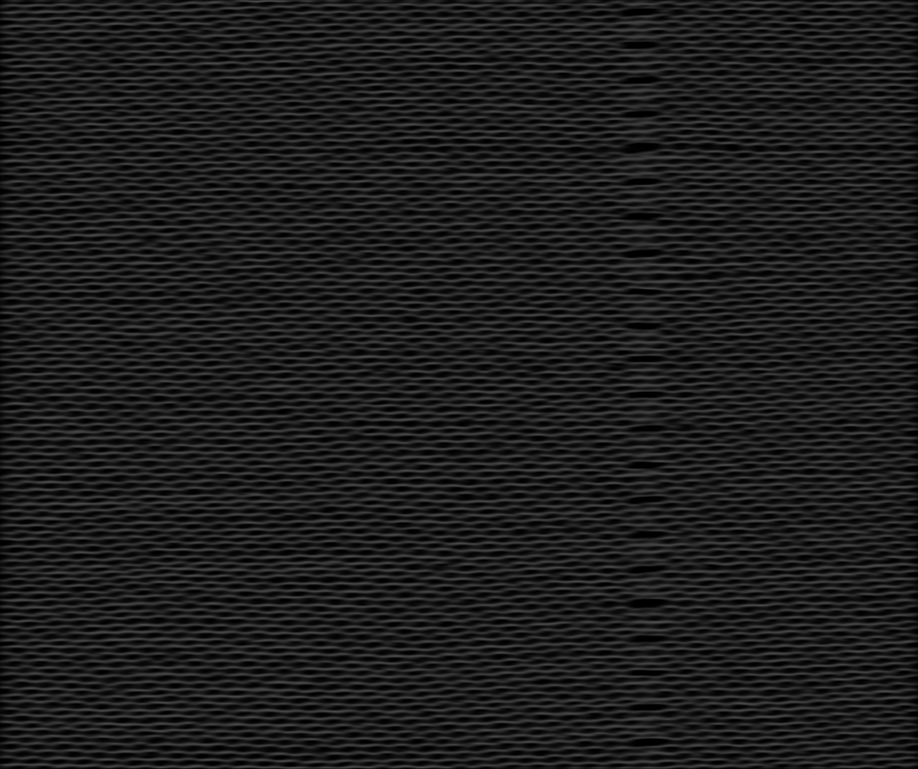
%> input picture PicsForDorian/filtered_img.png, 918 x 769 px, shrunk from 2456 x 2058 before the run
$ octave --eval "yarnSeg;"   (GNU Octave 9; MATLAB toolbox functions it lacks are replaced by stand-ins)
%> lines starting %> are read from the running program, lines starting %| are printed output that depends on the picture
function yarnSeg()

filt=imread('PicsForDorian/filtered_img.png');
%> filt is the input picture: size 769x918 uint8; min 0, max 77, mean 29.1
skel=imread('PicsForDorian/skeleton_img.png');
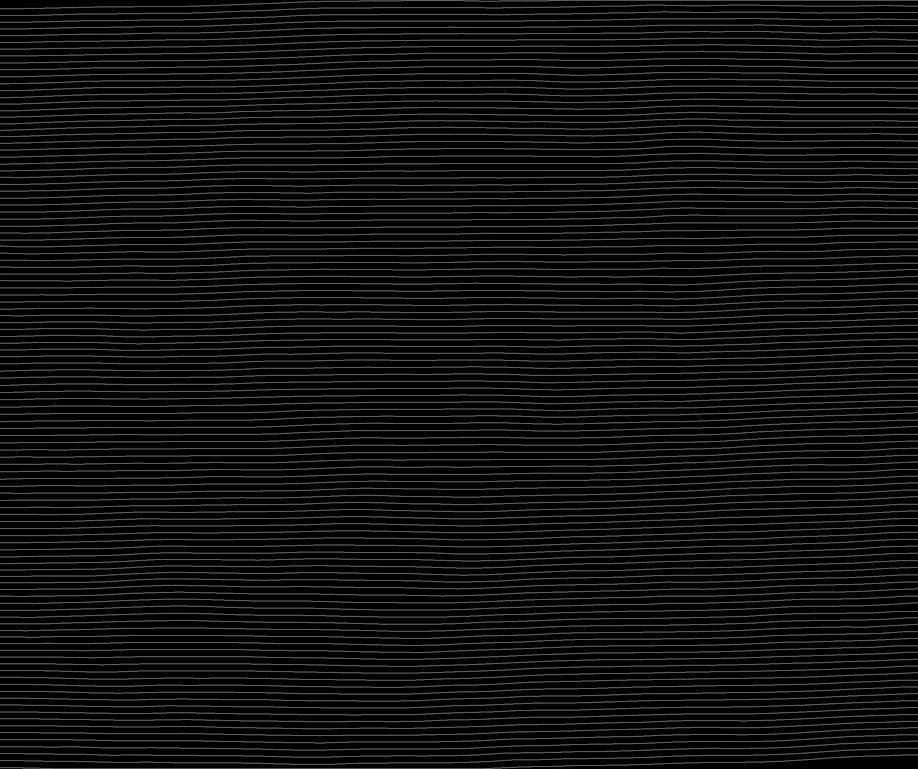
%> input picture PicsForDorian/skeleton_img.png, 918 x 769 px, shrunk from 2456 x 2058 before the run
%> skel is the input picture: size 769x918 uint8; min 0, max 101, mean 16.2

% stage 1 - find markers for bright regions
mod1=imimposemin(filt, skel);
ws1=watershed(mod1)==0;
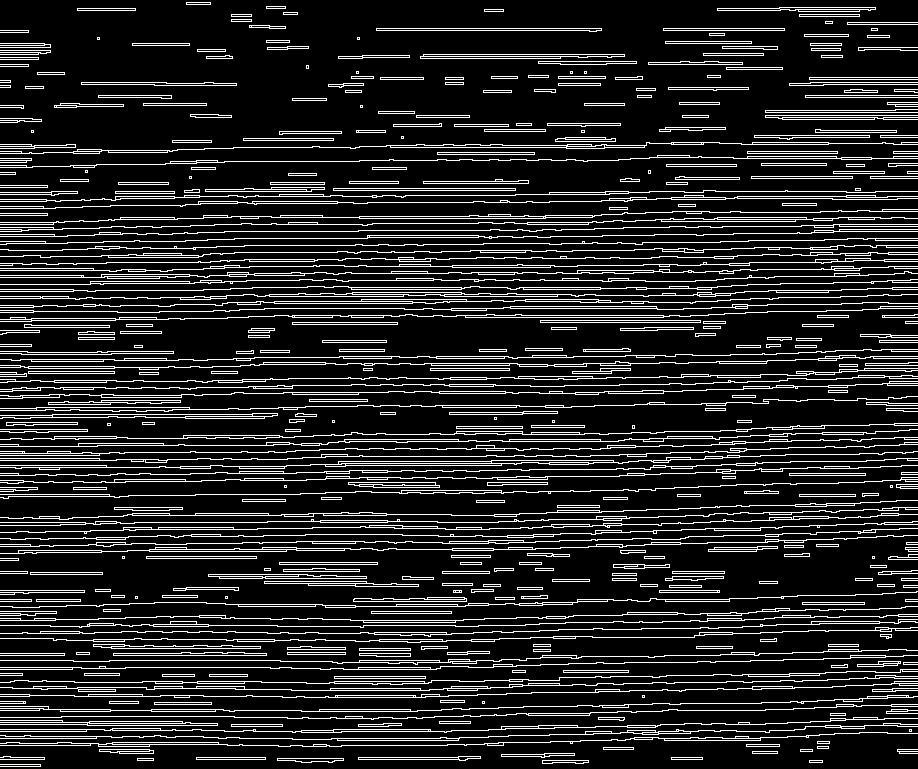
%> ws1: size 769x918 logical; 14.9% white in thin lines or dots
imwrite(ws1, 'ws1.tif');

% compute a stupid gradient
hy = fspecial('sobel');
hx = hy';
Iy = imfilter(double(filt), hy, 'replicate');
Ix = imfilter(double(filt), hx, 'replicate');
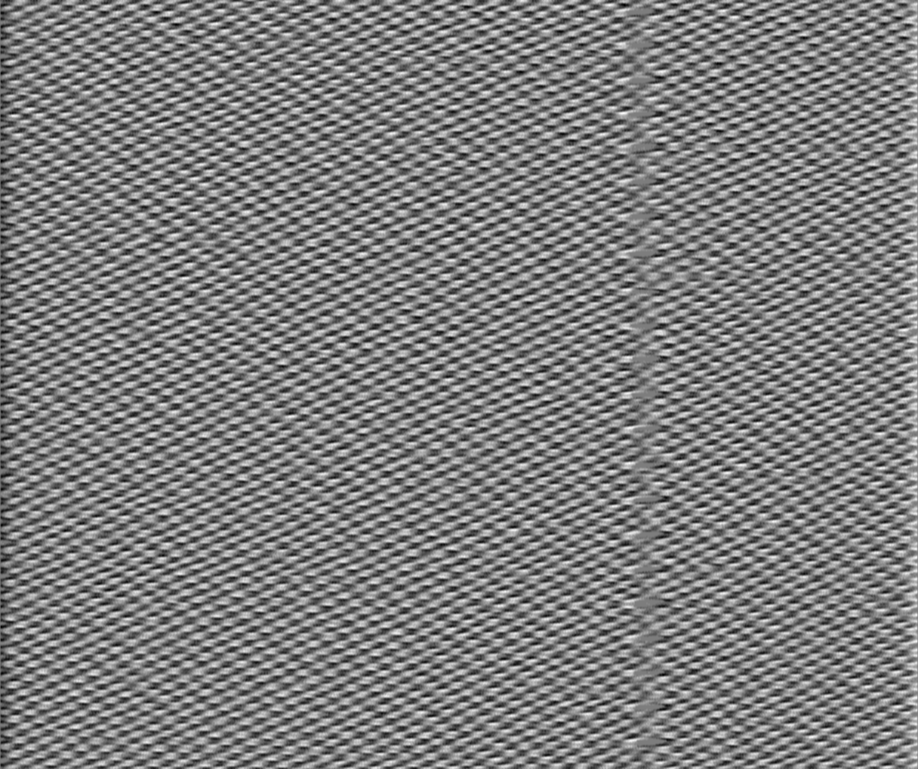
%> Ix: size 769x918 double; min -41, max 42, mean 0; drawn with min black and max white
gradmag = sqrt(Ix.^2 + Iy.^2);
% smooth it - may not be needed
H = fspecial('gaussian',5,1);
gradmag=imfilter(gradmag, H, 'replicate');
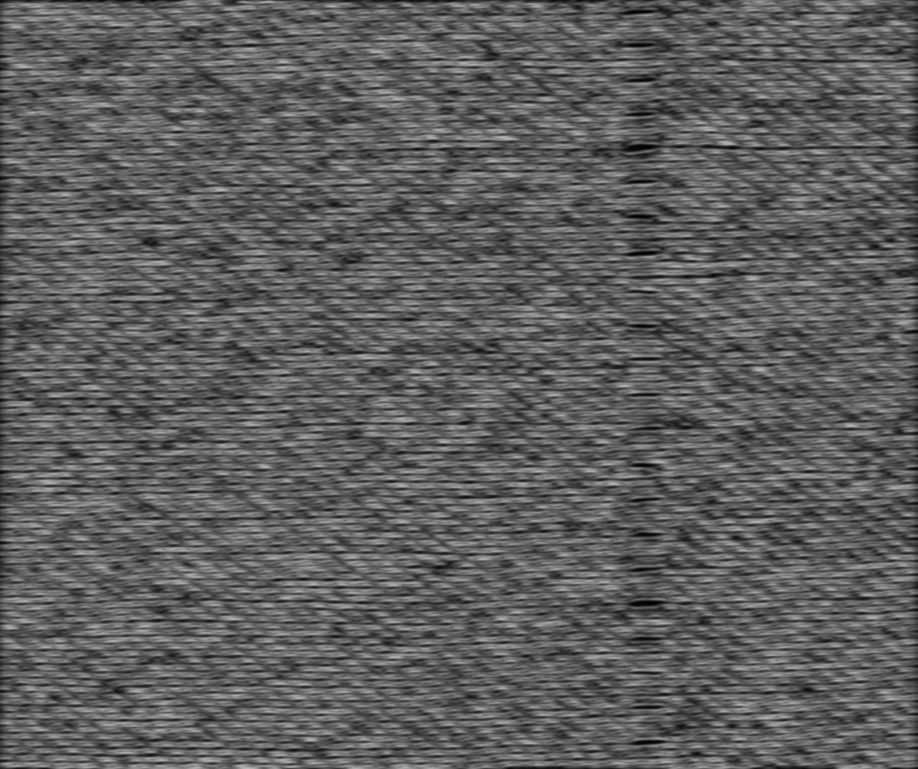
%> gradmag: size 769x918 double; min 0.743, max 185.9, mean 94.6
% impose minima again
imwrite(skel | ws1, 'mark.tif')
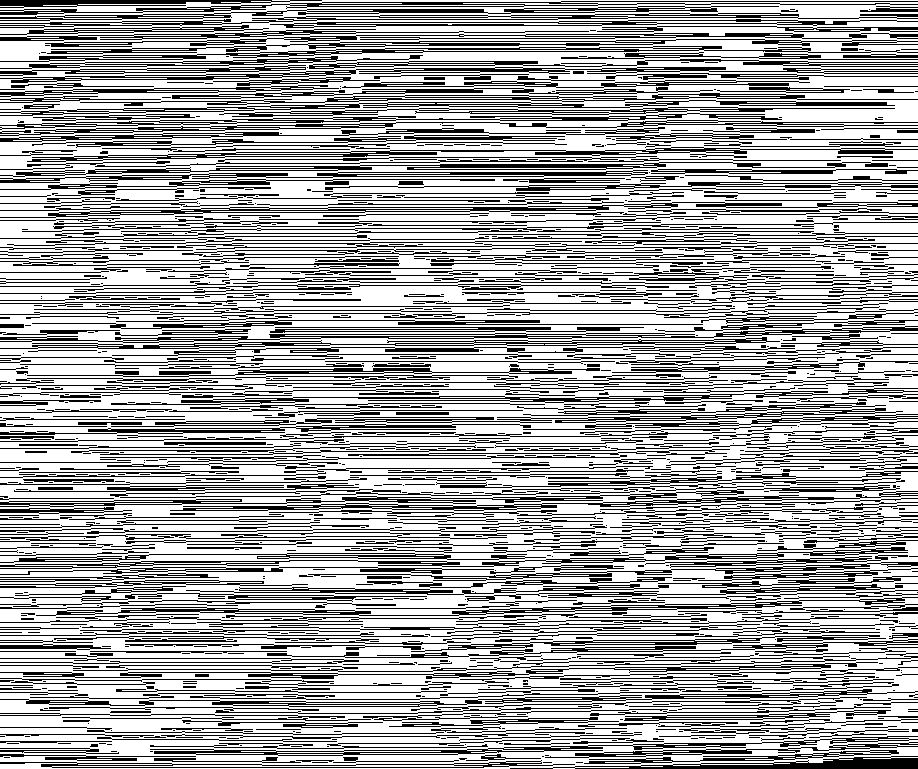
%> saved as mark.tif: size 769x918 logical; 65.4% white; black in thin lines or dots
mod2=imimposemin(gradmag, skel | ws1);
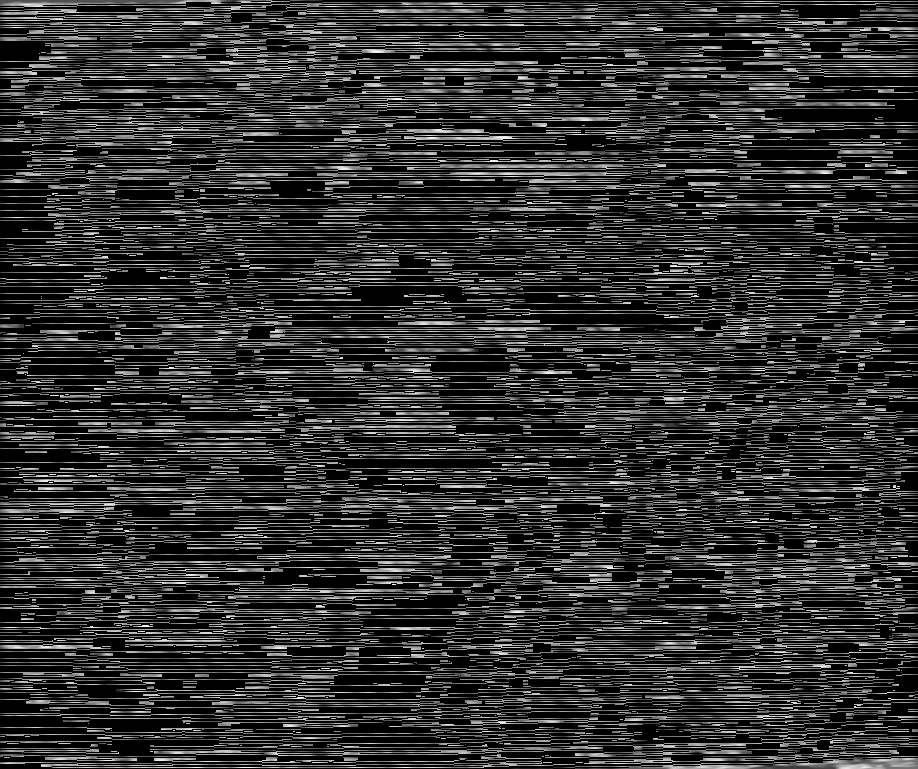
%> mod2: size 769x918 double; 65.42% of the values are NaN or infinite; the others: min 1.51, max 180.3, mean 100.4; drawn with min black, max white, NaN and infinite black

seg=watershed(mod2);
%> seg: size 769x918 uint8; every value is 1
stats=regionprops(seg, skel, 'MaxIntensity');
%> stats = {MaxIntensity 101}

% this almost works, but some of the markers touch. This is not a problem
% if we get to create the markers ourselves, but the imposemin approach
% doesn't let us do that. Therefore touching markers become one component
% and join neighbouring regions.
keep=find([stats.MaxIntensity] > 0);
%> keep = 1
final=ismember(seg, keep);
imwrite(final, 'seg.tif');
end
